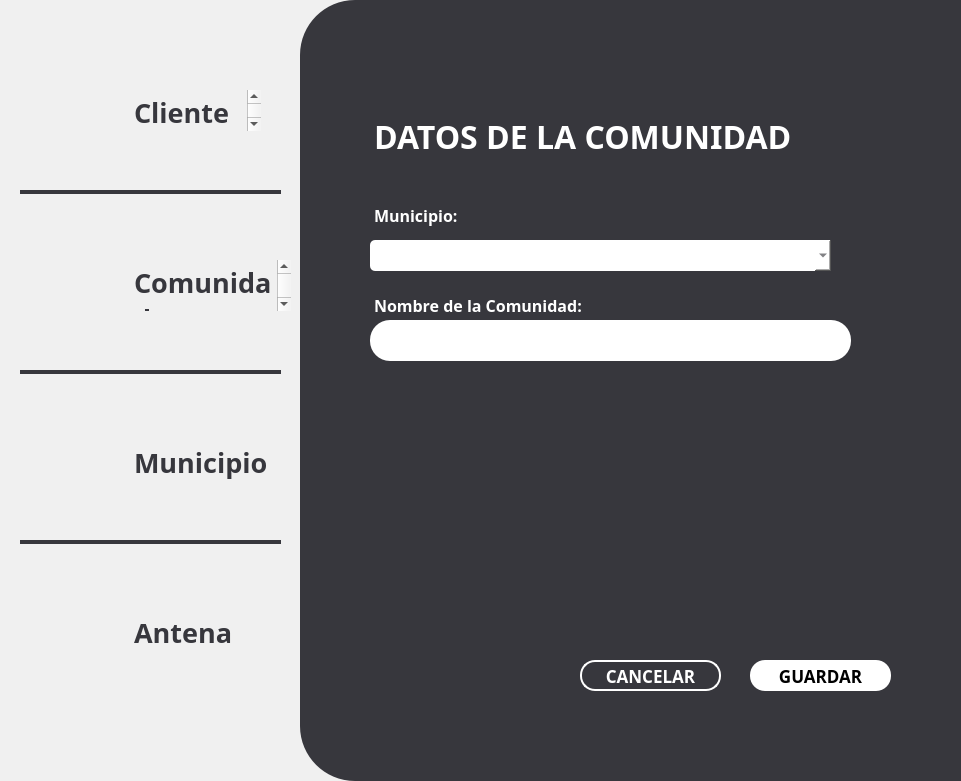
  <widget class="QFrame" name="frame_white">
   <property name="geometry">
    <rect>
     <x>340</x>
     <y>0</y>
     <width>961</width>
     <height>781</height>
    </rect>
   </property>
   <property name="styleSheet">
    <string notr="true">QFrame {
    border: none;       /* Color y grosor del borde */
    border-radius: 55px;          /* Radio de las esquinas */
    background-color: #f0f0f0;    /* Color de fondo */
    margin: 0px;                  /* Margen externo a 0 */
    padding: 0px;                 /* Espaciado interno a 0 */
}

</string>
   </property>
   <property name="frameShape">
    <enum>QFrame::StyledPanel</enum>
   </property>
   <property name="frameShadow">
    <enum>QFrame::Raised</enum>
   </property>
   <widget class="QFrame" name="frame_white_grey">
    <property name="geometry">
     <rect>
      <x>300</x>
      <y>0</y>
      <width>961</width>
      <height>781</height>
     </rect>
    </property>
    <property name="styleSheet">
     <string notr="true">QFrame {
    border: none;       /* Color y grosor del borde */
    border-radius: 55px;          /* Radio de las esquinas */
    background-color: #37373d;    /* Color de fondo */
    margin: 0px;                  /* Margen externo a 0 */
    padding: 0px;                 /* Espaciado interno a 0 */
}

</string>
    </property>
    <property name="frameShape">
     <enum>QFrame::StyledPanel</enum>
    </property>
    <property name="frameShadow">
     <enum>QFrame::Raised</enum>
    </property>
    <widget class="QPushButton" name="GuardarButton">
     <property name="geometry">
      <rect>
       <x>450</x>
       <y>660</y>
       <width>141</width>
       <height>31</height>
      </rect>
     </property>
     <property name="font">
      <font>
       <family>Montserrat</family>
       <pointsize>13</pointsize>
       <weight>75</weight>
       <bold>true</bold>
      </font>
     </property>
     <property name="styleSheet">
      <string notr="true">QPushButton{
		background: #FFFFFF; 
		 border-radius: 15px; 
}</string>
     </property>
     <property name="text">
      <string>GUARDAR</string>
     </property>
    </widget>
    <widget class="QPushButton" name="CancelarButton">
     <property name="geometry">
      <rect>
       <x>280</x>
       <y>660</y>
       <width>141</width>
       <height>31</height>
      </rect>
     </property>
     <property name="font">
      <font>
       <family>Montserrat</family>
       <pointsize>13</pointsize>
       <weight>75</weight>
       <bold>true</bold>
      </font>
     </property>
     <property name="styleSheet">
      <string notr="true">QPushButton{
		color: #FFFFFF;
		background: transparent; 
		 border-radius: 15px; 
		border: 2px solid #ffffff;
}</string>
     </property>
     <property name="text">
      <string>CANCELAR</string>
     </property>
    </widget>
    <widget class="QTextBrowser" name="ComunidadText_2">
     <property name="geometry">
      <rect>
       <x>70</x>
       <y>290</y>
       <width>261</width>
       <height>31</height>
      </rect>
     </property>
     <property name="sizePolicy">
      <sizepolicy hsizetype="Expanding" vsizetype="Expanding">
       <horstretch>0</horstretch>
       <verstretch>0</verstretch>
      </sizepolicy>
     </property>
     <property name="font">
      <font>
       <family>Montserrat</family>
       <pointsize>5</pointsize>
      </font>
     </property>
     <property name="toolTipDuration">
      <number>-1</number>
     </property>
     <property name="autoFillBackground">
      <bool>false</bool>
     </property>
     <property name="styleSheet">
      <string notr="true">QTextBrowser {
    background: transparent;  /* Quitar el fondo */
	color:#FFFFFF;
    border: none;             /* Quitar el borde */
	margin: 0;                /* Eliminar márgenes */
}</string>
     </property>
     <property name="html">
      <string>&lt;!DOCTYPE HTML PUBLIC &quot;-//W3C//DTD HTML 4.0//EN&quot; &quot;http://www.w3.org/TR/REC-html40/strict.dtd&quot;&gt;
&lt;html&gt;&lt;head&gt;&lt;meta name=&quot;qrichtext&quot; content=&quot;1&quot; /&gt;&lt;style type=&quot;text/css&quot;&gt;
p, li { white-space: pre-wrap; }
&lt;/style&gt;&lt;/head&gt;&lt;body style=&quot; font-family:'Montserrat'; font-size:5pt; font-weight:400; font-style:normal;&quot;&gt;
&lt;p style=&quot; margin-top:0px; margin-bottom:0px; margin-left:0px; margin-right:0px; -qt-block-indent:0; text-indent:0px;&quot;&gt;&lt;span style=&quot; font-size:12pt; font-weight:600;&quot;&gt;Nombre de la Comunidad:&lt;/span&gt;&lt;/p&gt;&lt;/body&gt;&lt;/html&gt;</string>
     </property>
    </widget>
    <widget class="QTextBrowser" name="NombreComunidadHolder">
     <property name="geometry">
      <rect>
       <x>70</x>
       <y>320</y>
       <width>481</width>
       <height>41</height>
      </rect>
     </property>
     <property name="sizePolicy">
      <sizepolicy hsizetype="Expanding" vsizetype="Expanding">
       <horstretch>0</horstretch>
       <verstretch>0</verstretch>
      </sizepolicy>
     </property>
     <property name="font">
      <font>
       <family>Montserrat</family>
       <pointsize>5</pointsize>
      </font>
     </property>
     <property name="toolTipDuration">
      <number>-1</number>
     </property>
     <property name="autoFillBackground">
      <bool>false</bool>
     </property>
     <property name="styleSheet">
      <string notr="true">QTextBrowser {
    background: #ffffff;  /* Quitar el fondo */
	color:#FFFFFF;
    border: none;             /* Quitar el borde */
	margin: 0;                /* Eliminar márgenes */
		 border-radius: 20px; 
}</string>
     </property>
     <property name="html">
      <string>&lt;!DOCTYPE HTML PUBLIC &quot;-//W3C//DTD HTML 4.0//EN&quot; &quot;http://www.w3.org/TR/REC-html40/strict.dtd&quot;&gt;
&lt;html&gt;&lt;head&gt;&lt;meta name=&quot;qrichtext&quot; content=&quot;1&quot; /&gt;&lt;style type=&quot;text/css&quot;&gt;
p, li { white-space: pre-wrap; }
&lt;/style&gt;&lt;/head&gt;&lt;body style=&quot; font-family:'Montserrat'; font-size:5pt; font-weight:400; font-style:normal;&quot;&gt;
&lt;p style=&quot;-qt-paragraph-type:empty; margin-top:0px; margin-bottom:0px; margin-left:0px; margin-right:0px; -qt-block-indent:0; text-indent:0px;&quot;&gt;&lt;br /&gt;&lt;/p&gt;&lt;/body&gt;&lt;/html&gt;</string>
     </property>
    </widget>
    <widget class="QTextBrowser" name="MunicipioText_2">
     <property name="geometry">
      <rect>
       <x>70</x>
       <y>200</y>
       <width>231</width>
       <height>31</height>
      </rect>
     </property>
     <property name="sizePolicy">
      <sizepolicy hsizetype="Expanding" vsizetype="Expanding">
       <horstretch>0</horstretch>
       <verstretch>0</verstretch>
      </sizepolicy>
     </property>
     <property name="font">
      <font>
       <family>Montserrat</family>
       <pointsize>5</pointsize>
      </font>
     </property>
     <property name="toolTipDuration">
      <number>-1</number>
     </property>
     <property name="autoFillBackground">
      <bool>false</bool>
     </property>
     <property name="styleSheet">
      <string notr="true">QTextBrowser {
    background: transparent;  /* Quitar el fondo */
	color:#FFFFFF;
    border: none;             /* Quitar el borde */
	margin: 0;                /* Eliminar márgenes */
}</string>
     </property>
     <property name="html">
      <string>&lt;!DOCTYPE HTML PUBLIC &quot;-//W3C//DTD HTML 4.0//EN&quot; &quot;http://www.w3.org/TR/REC-html40/strict.dtd&quot;&gt;
&lt;html&gt;&lt;head&gt;&lt;meta name=&quot;qrichtext&quot; content=&quot;1&quot; /&gt;&lt;style type=&quot;text/css&quot;&gt;
p, li { white-space: pre-wrap; }
&lt;/style&gt;&lt;/head&gt;&lt;body style=&quot; font-family:'Montserrat'; font-size:5pt; font-weight:400; font-style:normal;&quot;&gt;
&lt;p style=&quot; margin-top:0px; margin-bottom:0px; margin-left:0px; margin-right:0px; -qt-block-indent:0; text-indent:0px;&quot;&gt;&lt;span style=&quot; font-size:12pt; font-weight:600;&quot;&gt;Municipio:&lt;/span&gt;&lt;/p&gt;&lt;/body&gt;&lt;/html&gt;</string>
     </property>
    </widget>
    <widget class="QTextBrowser" name="NombreCText">
     <property name="geometry">
      <rect>
       <x>70</x>
       <y>110</y>
       <width>591</width>
       <height>61</height>
      </rect>
     </property>
     <property name="sizePolicy">
      <sizepolicy hsizetype="Expanding" vsizetype="Expanding">
       <horstretch>0</horstretch>
       <verstretch>0</verstretch>
      </sizepolicy>
     </property>
     <property name="font">
      <font>
       <family>Montserrat</family>
       <pointsize>5</pointsize>
      </font>
     </property>
     <property name="toolTipDuration">
      <number>-1</number>
     </property>
     <property name="autoFillBackground">
      <bool>false</bool>
     </property>
     <property name="styleSheet">
      <string notr="true">QTextBrowser {
    background: transparent;  /* Quitar el fondo */
	color:#FFFFFF;
    border: none;             /* Quitar el borde */
	margin: 0;                /* Eliminar márgenes */
}</string>
     </property>
     <property name="html">
      <string>&lt;!DOCTYPE HTML PUBLIC &quot;-//W3C//DTD HTML 4.0//EN&quot; &quot;http://www.w3.org/TR/REC-html40/strict.dtd&quot;&gt;
&lt;html&gt;&lt;head&gt;&lt;meta name=&quot;qrichtext&quot; content=&quot;1&quot; /&gt;&lt;style type=&quot;text/css&quot;&gt;
p, li { white-space: pre-wrap; }
&lt;/style&gt;&lt;/head&gt;&lt;body style=&quot; font-family:'Montserrat'; font-size:5pt; font-weight:400; font-style:normal;&quot;&gt;
&lt;p style=&quot; margin-top:0px; margin-bottom:0px; margin-left:0px; margin-right:0px; -qt-block-indent:0; text-indent:0px;&quot;&gt;&lt;span style=&quot; font-size:24pt; font-weight:600;&quot;&gt;DATOS DE LA COMUNIDAD&lt;/span&gt;&lt;/p&gt;&lt;/body&gt;&lt;/html&gt;</string>
     </property>
    </widget>
    <widget class="QComboBox" name="Select2">
     <property name="geometry">
      <rect>
       <x>70</x>
       <y>240</y>
       <width>461</width>
       <height>31</height>
      </rect>
     </property>
     <property name="font">
      <font>
       <family>Montserrat</family>
       <pointsize>-1</pointsize>
      </font>
     </property>
     <property name="styleSheet">
      <string notr="true">QComboBox{
 	background: #FFFFFF;
	color: #37373d;
	border-radius: 5px;
	font-family: Montserrat; /* Type of font */
    font-size: 16px;                /* Size of the text */
}</string>
     </property>
    </widget>
   </widget>
   <widget class="QLabel" name="cliente">
    <property name="geometry">
     <rect>
      <x>30</x>
      <y>70</y>
      <width>81</width>
      <height>81</height>
     </rect>
    </property>
    <property name="text">
     <string/>
    </property>
    <property name="pixmap">
     <pixmap>Personal Projects/RADCOM/Radcomtest/app/assets/Profile.png</pixmap>
    </property>
    <property name="scaledContents">
     <bool>true</bool>
    </property>
   </widget>
   <widget class="QLabel" name="comunidad">
    <property name="geometry">
     <rect>
      <x>20</x>
      <y>250</y>
      <width>91</width>
      <height>61</height>
     </rect>
    </property>
    <property name="text">
     <string/>
    </property>
    <property name="pixmap">
     <pixmap>Personal Projects/RADCOM/Radcomtest/app/assets/Comunidad.png</pixmap>
    </property>
    <property name="scaledContents">
     <bool>true</bool>
    </property>
   </widget>
   <widget class="QTextBrowser" name="ClienteText">
    <property name="geometry">
     <rect>
      <x>130</x>
      <y>90</y>
      <width>131</width>
      <height>41</height>
     </rect>
    </property>
    <property name="sizePolicy">
     <sizepolicy hsizetype="Expanding" vsizetype="Expanding">
      <horstretch>0</horstretch>
      <verstretch>0</verstretch>
     </sizepolicy>
    </property>
    <property name="font">
     <font>
      <family>Montserrat</family>
     </font>
    </property>
    <property name="toolTipDuration">
     <number>-1</number>
    </property>
    <property name="autoFillBackground">
     <bool>false</bool>
    </property>
    <property name="styleSheet">
     <string notr="true">QTextBrowser {
    background: transparent;  /* Quitar el fondo */
	color:#37373d;
    border: none;             /* Quitar el borde */
	margin: 0;                /* Eliminar márgenes */
}</string>
    </property>
    <property name="html">
     <string>&lt;!DOCTYPE HTML PUBLIC &quot;-//W3C//DTD HTML 4.0//EN&quot; &quot;http://www.w3.org/TR/REC-html40/strict.dtd&quot;&gt;
&lt;html&gt;&lt;head&gt;&lt;meta name=&quot;qrichtext&quot; content=&quot;1&quot; /&gt;&lt;style type=&quot;text/css&quot;&gt;
p, li { white-space: pre-wrap; }
&lt;/style&gt;&lt;/head&gt;&lt;body style=&quot; font-family:'Montserrat'; font-size:8.25pt; font-weight:400; font-style:normal;&quot;&gt;
&lt;p style=&quot; margin-top:0px; margin-bottom:0px; margin-left:0px; margin-right:0px; -qt-block-indent:0; text-indent:0px;&quot;&gt;&lt;span style=&quot; font-family:'MS Shell Dlg 2'; font-size:20pt; font-weight:600;&quot;&gt;Cliente&lt;/span&gt;&lt;/p&gt;&lt;/body&gt;&lt;/html&gt;</string>
    </property>
   </widget>
   <widget class="QTextBrowser" name="ComunidadText">
    <property name="geometry">
     <rect>
      <x>130</x>
      <y>260</y>
      <width>161</width>
      <height>51</height>
     </rect>
    </property>
    <property name="sizePolicy">
     <sizepolicy hsizetype="Expanding" vsizetype="Expanding">
      <horstretch>0</horstretch>
      <verstretch>0</verstretch>
     </sizepolicy>
    </property>
    <property name="font">
     <font>
      <family>Montserrat</family>
     </font>
    </property>
    <property name="toolTipDuration">
     <number>-1</number>
    </property>
    <property name="autoFillBackground">
     <bool>false</bool>
    </property>
    <property name="styleSheet">
     <string notr="true">QTextBrowser {
    background: transparent;  /* Quitar el fondo */
	color:#37373d;
    border: none;             /* Quitar el borde */
	margin: 0;                /* Eliminar márgenes */
}</string>
    </property>
    <property name="html">
     <string>&lt;!DOCTYPE HTML PUBLIC &quot;-//W3C//DTD HTML 4.0//EN&quot; &quot;http://www.w3.org/TR/REC-html40/strict.dtd&quot;&gt;
&lt;html&gt;&lt;head&gt;&lt;meta name=&quot;qrichtext&quot; content=&quot;1&quot; /&gt;&lt;style type=&quot;text/css&quot;&gt;
p, li { white-space: pre-wrap; }
&lt;/style&gt;&lt;/head&gt;&lt;body style=&quot; font-family:'Montserrat'; font-size:8.25pt; font-weight:400; font-style:normal;&quot;&gt;
&lt;p style=&quot; margin-top:0px; margin-bottom:0px; margin-left:0px; margin-right:0px; -qt-block-indent:0; text-indent:0px;&quot;&gt;&lt;span style=&quot; font-family:'MS Shell Dlg 2'; font-size:20pt; font-weight:600;&quot;&gt;Comunidad&lt;/span&gt;&lt;/p&gt;&lt;/body&gt;&lt;/html&gt;</string>
    </property>
   </widget>
   <widget class="QFrame" name="frame_10">
    <property name="geometry">
     <rect>
      <x>20</x>
      <y>190</y>
      <width>261</width>
      <height>4</height>
     </rect>
    </property>
    <property name="styleSheet">
     <string notr="true">QFrame {
    border: none;       /* Color y grosor del borde */
    background-color: #37373d;    /* Color de fondo */
}

</string>
    </property>
    <property name="frameShape">
     <enum>QFrame::StyledPanel</enum>
    </property>
    <property name="frameShadow">
     <enum>QFrame::Raised</enum>
    </property>
   </widget>
   <widget class="QFrame" name="frame_11">
    <property name="geometry">
     <rect>
      <x>20</x>
      <y>370</y>
      <width>261</width>
      <height>4</height>
     </rect>
    </property>
    <property name="styleSheet">
     <string notr="true">QFrame {
    border: none;       /* Color y grosor del borde */
    background-color: #37373d;    /* Color de fondo */
}

</string>
    </property>
    <property name="frameShape">
     <enum>QFrame::StyledPanel</enum>
    </property>
    <property name="frameShadow">
     <enum>QFrame::Raised</enum>
    </property>
   </widget>
   <widget class="QLabel" name="municipio">
    <property name="geometry">
     <rect>
      <x>30</x>
      <y>420</y>
      <width>71</width>
      <height>81</height>
     </rect>
    </property>
    <property name="text">
     <string/>
    </property>
    <property name="pixmap">
     <pixmap>Personal Projects/RADCOM/Radcomtest/app/assets/Municipio.png</pixmap>
    </property>
    <property name="scaledContents">
     <bool>true</bool>
    </property>
   </widget>
   <widget class="QFrame" name="frame_12">
    <property name="geometry">
     <rect>
      <x>20</x>
      <y>540</y>
      <width>261</width>
      <height>4</height>
     </rect>
    </property>
    <property name="styleSheet">
     <string notr="true">QFrame {
    border: none;       /* Color y grosor del borde */
    background-color: #37373d;    /* Color de fondo */
}

</string>
    </property>
    <property name="frameShape">
     <enum>QFrame::StyledPanel</enum>
    </property>
    <property name="frameShadow">
     <enum>QFrame::Raised</enum>
    </property>
   </widget>
   <widget class="QTextBrowser" name="MunicipioText">
    <property name="geometry">
     <rect>
      <x>130</x>
      <y>440</y>
      <width>161</width>
      <height>51</height>
     </rect>
    </property>
    <property name="sizePolicy">
     <sizepolicy hsizetype="Expanding" vsizetype="Expanding">
      <horstretch>0</horstretch>
      <verstretch>0</verstretch>
     </sizepolicy>
    </property>
    <property name="font">
     <font>
      <family>Montserrat</family>
     </font>
    </property>
    <property name="toolTipDuration">
     <number>-1</number>
    </property>
    <property name="autoFillBackground">
     <bool>false</bool>
    </property>
    <property name="styleSheet">
     <string notr="true">QTextBrowser {
    background: transparent;  /* Quitar el fondo */
	color:#37373d;
    border: none;             /* Quitar el borde */
	margin: 0;                /* Eliminar márgenes */
}</string>
    </property>
    <property name="html">
     <string>&lt;!DOCTYPE HTML PUBLIC &quot;-//W3C//DTD HTML 4.0//EN&quot; &quot;http://www.w3.org/TR/REC-html40/strict.dtd&quot;&gt;
&lt;html&gt;&lt;head&gt;&lt;meta name=&quot;qrichtext&quot; content=&quot;1&quot; /&gt;&lt;style type=&quot;text/css&quot;&gt;
p, li { white-space: pre-wrap; }
&lt;/style&gt;&lt;/head&gt;&lt;body style=&quot; font-family:'Montserrat'; font-size:8.25pt; font-weight:400; font-style:normal;&quot;&gt;
&lt;p style=&quot; margin-top:0px; margin-bottom:0px; margin-left:0px; margin-right:0px; -qt-block-indent:0; text-indent:0px;&quot;&gt;&lt;span style=&quot; font-family:'MS Shell Dlg 2'; font-size:20pt; font-weight:600;&quot;&gt;Municipio&lt;/span&gt;&lt;/p&gt;&lt;/body&gt;&lt;/html&gt;</string>
    </property>
   </widget>
   <widget class="QTextBrowser" name="AntenaText">
    <property name="geometry">
     <rect>
      <x>130</x>
      <y>610</y>
      <width>161</width>
      <height>51</height>
     </rect>
    </property>
    <property name="sizePolicy">
     <sizepolicy hsizetype="Expanding" vsizetype="Expanding">
      <horstretch>0</horstretch>
      <verstretch>0</verstretch>
     </sizepolicy>
    </property>
    <property name="font">
     <font>
      <family>Montserrat</family>
     </font>
    </property>
    <property name="toolTipDuration">
     <number>-1</number>
    </property>
    <property name="autoFillBackground">
     <bool>false</bool>
    </property>
    <property name="styleSheet">
     <string notr="true">QTextBrowser {
    background: transparent;  /* Quitar el fondo */
	color:#37373d;
    border: none;             /* Quitar el borde */
	margin: 0;                /* Eliminar márgenes */
}</string>
    </property>
    <property name="html">
     <string>&lt;!DOCTYPE HTML PUBLIC &quot;-//W3C//DTD HTML 4.0//EN&quot; &quot;http://www.w3.org/TR/REC-html40/strict.dtd&quot;&gt;
&lt;html&gt;&lt;head&gt;&lt;meta name=&quot;qrichtext&quot; content=&quot;1&quot; /&gt;&lt;style type=&quot;text/css&quot;&gt;
p, li { white-space: pre-wrap; }
&lt;/style&gt;&lt;/head&gt;&lt;body style=&quot; font-family:'Montserrat'; font-size:8.25pt; font-weight:400; font-style:normal;&quot;&gt;
&lt;p style=&quot; margin-top:0px; margin-bottom:0px; margin-left:0px; margin-right:0px; -qt-block-indent:0; text-indent:0px;&quot;&gt;&lt;span style=&quot; font-family:'MS Shell Dlg 2'; font-size:20pt; font-weight:600;&quot;&gt;Antena&lt;/span&gt;&lt;/p&gt;&lt;/body&gt;&lt;/html&gt;</string>
    </property>
   </widget>
   <widget class="QLabel" name="antena">
    <property name="geometry">
     <rect>
      <x>30</x>
      <y>590</y>
      <width>81</width>
      <height>81</height>
     </rect>
    </property>
    <property name="text">
     <string/>
    </property>
    <property name="pixmap">
     <pixmap>Personal Projects/RADCOM/Radcomtest/app/assets/Antena.png</pixmap>
    </property>
    <property name="scaledContents">
     <bool>true</bool>
    </property>
   </widget>
  </widget>
